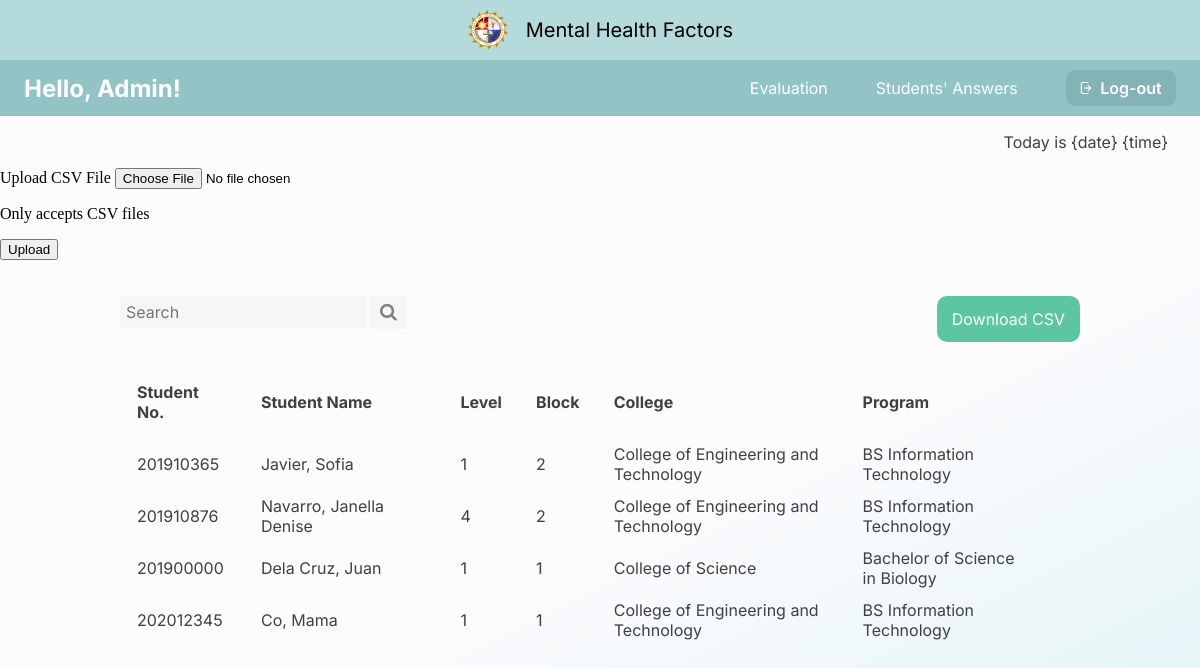
The app's page /student_list, older data.
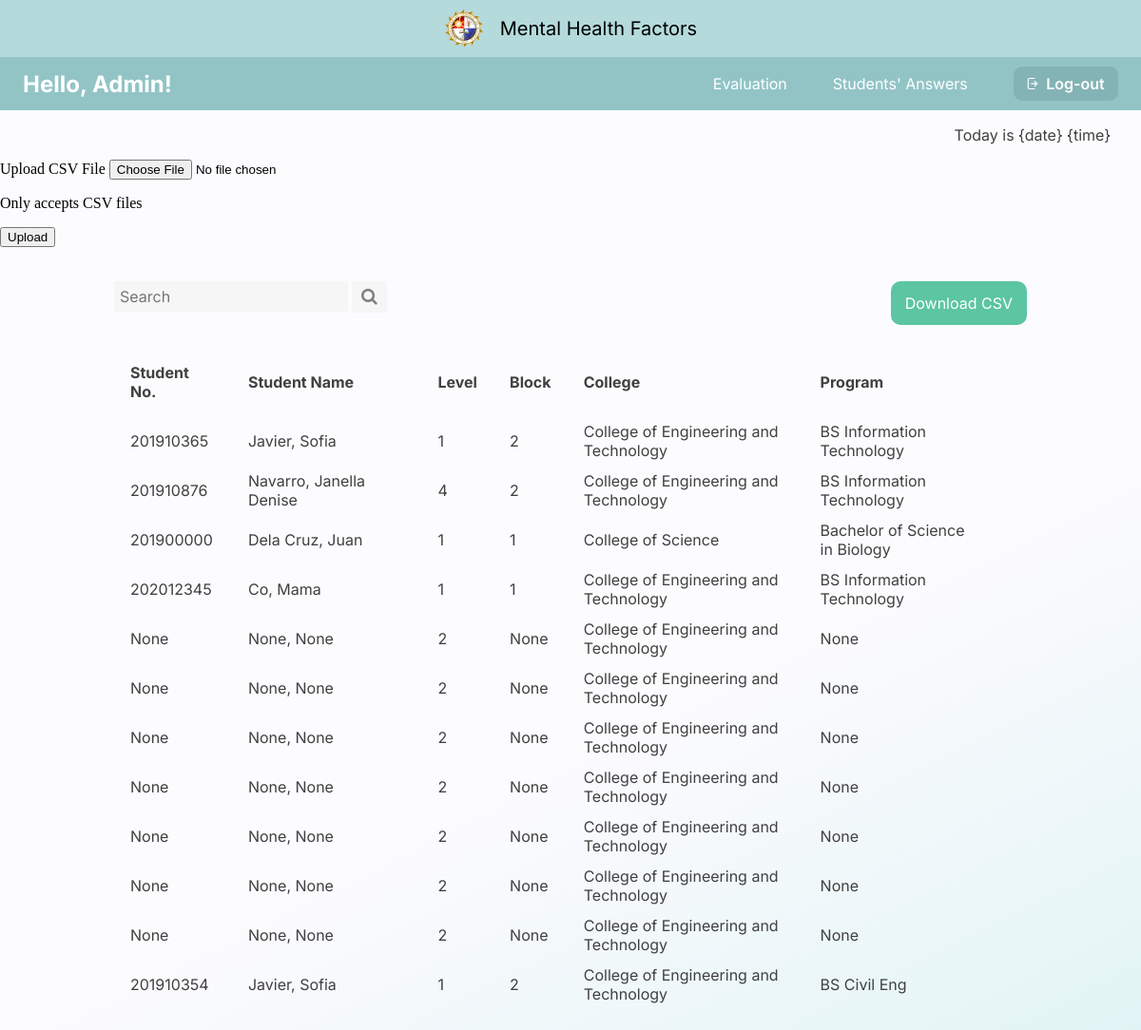
The same page, newer data.
### capswebsite/models.py (models this page shows, shortened)
class Answers(models.Model):
    email_error_message = 'Email must be: @plm.edu.ph'
    email_regex = RegexValidator(
    regex=r'^[A-Za-z0-9._%+-]+@plm.edu.ph$',
    message=email_error_message
    )
    ID_error_message = 'Faculty ID must be entered in format: 20XXXXXXX'
    ID_regex = RegexValidator(
        regex=r'^20\d{7}$',
        message=ID_error_message
    )
    Year_CHOICES = (
        ('1', '1'),
        ('2', '2'),
        ('3', '3'),
        ('4', '4'),
        ('5', '5'),
        ('6', '6'),
    )
    email = models.EmailField(verbose_name="Email",max_length=60,validators=[email_regex],blank=True)
    firstName = models.CharField(max_length=100, verbose_name='First Name', null=True,blank=True)
    lastName = models.CharField(max_length=100, verbose_name='Last Name', null=True,blank=True)
    numberID = models.CharField(max_length=100,validators=[ID_regex], verbose_name='Number ID', null=True,blank=True)
    college= models.ForeignKey(College, verbose_name='College',null=True,blank=True,on_delete=models.CASCADE)
    course= models.ForeignKey(Course, verbose_name='Course',null=True,blank=True,on_delete=models.CASCADE)
    year = models.CharField(max_length=10, choices=Year_CHOICES, verbose_name='Year', null=True,blank=True)
    block = models.CharField(max_length=10, verbose_name='Block', null=True,blank=True)
    question1 = models.CharField(max_length=1000, verbose_name="question1",null=True, blank =True)
    question2 = models.CharField(max_length=1000, verbose_name="question2",null=True, blank =True)
    question3 = models.CharField(max_length=1000, verbose_name="question3",null=True, blank =True)
    question4 = models.CharField(max_length=1000, verbose_name="question4",null=True, blank =True)
    question5 = models.CharField(max_length=1000, verbose_name="question5",null=True, blank =True)

class College(models.Model):
    college = models.CharField(max_length=100, verbose_name="College",unique=True,null=True, blank =True)
    def __str__(self):
        return f"{self.college}"

class Course(models.Model):
    college = models.ForeignKey(College, verbose_name='College',null=True,blank=True,on_delete=models.CASCADE)
    course = models.CharField(max_length=100, verbose_name="Course",unique=True,null=True, blank =True)
    def __str__(self):
        return f"{self.course}"

### capswebsite/views.py (the view, shortened to what this page needs)
# urls.py: path('student_list',views.student_list, name="student_list"),
def student_list(request):
    answers = Answers.objects.all
    return render(request,'admin/student_list.html',{'answers':answers})

### capswebsite/templates/admin/student_list.html (shortened to what this page needs)
{% load static %}
{% include 'admin/admin_navbar.html' %}
{% block content %}
<p class="date-time">Today is {date} {time}</p>
<form method="post" enctype="multipart/form-data">
    <label>Upload CSV File</label>
    <input type="file" name="file">
    <p>Only accepts CSV files</p>
    <button type="submit">Upload</button>
</form>
<div class="centered-div">
    <div class="top-row">
        <div class="search-container">
            <form action="#">
              <input type="text" placeholder="Search" name="search">
              <button type="submit"><i class="fa fa-search"></i></button>
            </form>
        </div>
        <div class="dl-csv">
            <a href="{% url 'answers_csv'%}"><button class="dl-btn"> Download CSV </button></a>
        </div>
    </div>
    <br><br>
    <table class="stud-list-tbl">
        <thead>
        <tr>
            <td width="12%"> Student No. </td>
            <td width="20%"> Student Name </td>
            <td width="5%"> Level </td>
            <td width="5%"> Block </td>
            <td width="25%"> College </td>
            <td width="20%"> Program </td>
            <td width="2%"></td>
        </tr>
        </thead>
        <tbody>
            {% for students in answers %}
        <tr>
            <td><a href="{% url 'student_answer' students.id %}"> {{students.numberID}} </a></td>
            <td><a href="{% url 'student_answer' students.id %}"> {{students.lastName}}, {{students.firstName}} </a></td>
            <td><a href="{% url 'student_answer' students.id %}"> {{students.year}} </a></td>
            <td><a href="{% url 'student_answer' students.id %}"> {{students.block}} </a></td>
            <td><a href="{% url 'student_answer' students.id %}"> {{students.college}} </a></td>
            <td><a href="{% url 'student_answer' students.id %}"> {{students.course}} </a></td>
        </tr>
        {%endfor%}
        </tbody>
    </table>
</div>
{% endblock %}

### capswebsite/templates/admin/admin_navbar.html (shortened to what this page needs)
{% load static %}
<!DOCTYPE html>
<html lang="en">
<head>
    <link rel="stylesheet" href="{% static '/css/admin_navbar.css' %}">
    <link rel="stylesheet" href="https://cdnjs.cloudflare.com/ajax/libs/font-awesome/4.7.0/css/font-awesome.min.css">
</head>
<body>
    <div class="nav-bar-1">
            <img src="{% static 'image/plm-logo.png' %}" style="vertical-align: middle">
            &nbsp;&nbsp;
            Mental Health Factors
    </div>
    <div class="nav-bar-2">
        <p class="hello">Hello, Admin!</p>
            <ul>
                <li><a href="{% url 'evaluation' %}"> Evaluation </a></li>
                <li><a href="{% url 'student_list' %}"> Students' Answers </a></li>
            </ul>
            <a href="{% url 'logout' %}">
                <button class="btn-logout"><img src="{% static 'image/logout-icon.png' %}" height="12em">&nbsp; Log-out</button>
            </a>
        </div>
</body>
</html>

### capswebsite/static/css/admin_navbar.css (style rules this page uses)
body { margin:0px; width: 100%; height: 100%; }
.nav-bar-1 { height: 3em; background-color: #B4DADB; text-align: center; align-items: center; display: flex; place-items: center; place-content: center; font-family: 'Inter'; font-style: normal; font-weight: 400; font-size: 20px; }
.nav-bar-2 { background: #92C4C6; height: 3.5em; display: flex; align-items: center; }
.hello { margin: 0%; padding-left: 1em; font-family: 'Inter'; font-style: normal; font-weight: 700; font-size: 24px; color: white; }
ul { list-style: none; }
li { float: left; }
li a { display: block; color: white; text-align: center; padding: 1em; margin-left: 1em; text-decoration: none; font-family: 'Inter'; font-style: normal; font-weight: 400; font-size: 1em; }
.btn-logout { background-color: #84B3B5; border: none; color: white; padding: .5em .9em; text-align: center; text-decoration: none; display: inline-block; margin: 2px; margin-left: 2em; margin-right: 1.5em; cursor: pointer; font-family: 'Inter'; font-style: normal; font-weight: 600; font-size: 1em; border-radius: 9px; }

### capswebsite/templates/admin/student_list.html (style rules this page uses)
body { margin: 0px; min-height: 100vh; background: linear-gradient(153.3deg, #FCFBFE 61.32%, #D8F2F2 106.14%); background-repeat: no-repeat; }
.date-time { font-family: 'Inter'; font-style: normal; font-weight: 400; font-size: 1em; color: #404040; text-align: right; margin-right: 2em; }
.centered-div { margin: 3% 10% 10% 10%; min-height: 270px; }
.top-row { width: auto; }
.search-container { display: inline-block; }
input[type=text] { padding: 6px; border: none; margin: 0px; background: #f6f6f6; font-family: 'Inter'; font-style: normal; font-weight: 400; font-size: 16px; }
.search-container button { padding: 6px 10px; background: #f6f6f6; font-size: 18px; border: none; cursor: pointer; margin: 0px; color: gray; }
.dl-csv { float: right; }
.dl-btn { background-color: #5CC5A2; border: none; color: white; padding: 13px 15px; text-align: center; text-decoration: none; display: inline-block; cursor: pointer; font-family: 'Inter'; font-style: normal; font-weight: 400; font-size: 1em; border-radius: 10px; }
.stud-list-tbl { margin-left: auto; margin-right: auto; width: 100%; table-layout: auto; }
thead td { font-family: 'Inter'; font-style: normal; font-weight: 700; font-size: 16px; color: #404040; padding: 15px; }
tbody td { font-family: 'Inter'; font-style: normal; font-weight: 400; font-size: 16px; color: #404040; padding: 5px 15px; }
td a { text-decoration: none; color:#404040 }

Row changes from the older to the newer data that the page shows:
added Answers: numberID "None", lastName "None", firstName "None", year "2", block "None", college "College of Engineering and Technology", course "None"
added Answers: numberID "None", lastName "None", firstName "None", year "2", block "None", college "College of Engineering and Technology", course "None"
added Answers: numberID "None", lastName "None", firstName "None", year "2", block "None", college "College of Engineering and Technology", course "None"
added Answers: numberID "None", lastName "None", firstName "None", year "2", block "None", college "College of Engineering and Technology", course "None"
added Answers: numberID "None", lastName "None", firstName "None", year "2", block "None", college "College of Engineering and Technology", course "None"
added Answers: numberID "None", lastName "None", firstName "None", year "2", block "None", college "College of Engineering and Technology", course "None"
added Answers: numberID "None", lastName "None", firstName "None", year "2", block "None", college "College of Engineering and Technology", course "None"
added Answers: numberID "201910354", lastName "Javier", firstName "Sofia", year "1", block "2", college "College of Engineering and Technology", course "BS Civil Eng"
